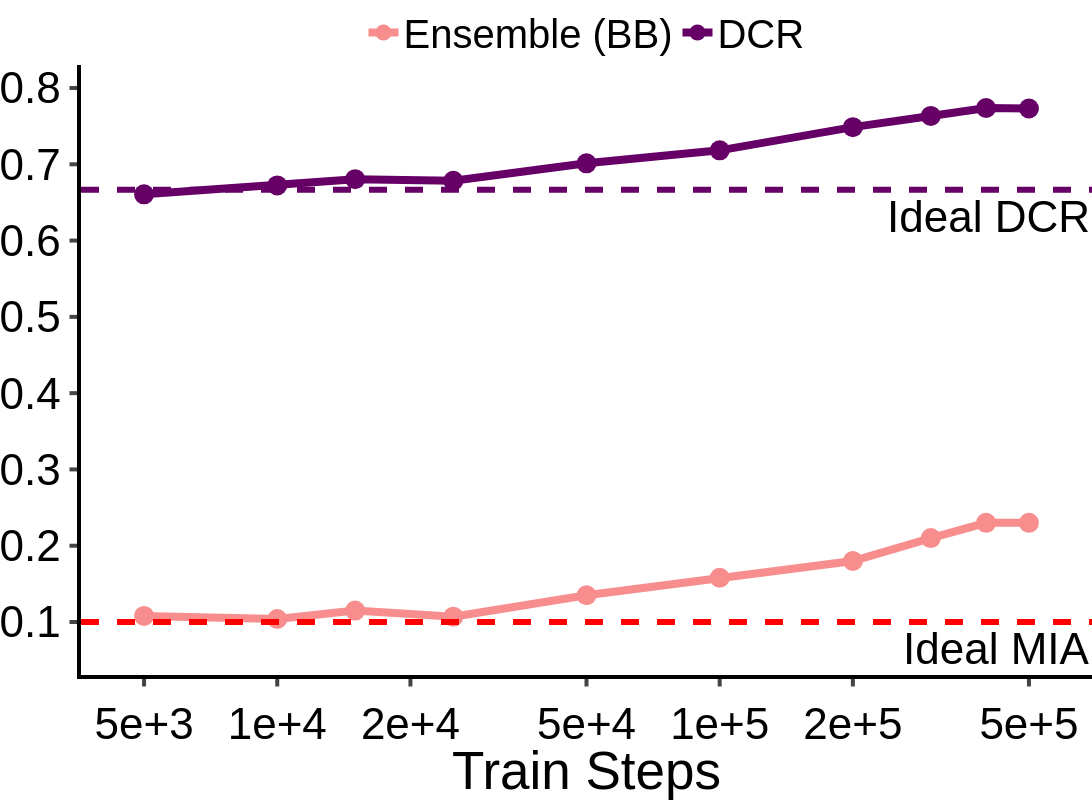

Source (notebook cell):
### Code cell
df = {"Train Steps": train_steps, "Ensemble (BB)": train_steps_bb, "DCR": train_steps_dcr}

fig = px.line(
    data_frame=df,
    x="Train Steps",
    y=["Ensemble (BB)", "DCR"],
    markers=True,
)
fig.add_hline(y=0.1, line_dash="dash", line_color="red", annotation_text="Ideal MIA", annotation_position="bottom right", line_width=6)
fig.add_hline(y=2/3, line_dash="dash", line_color="#660066", annotation_text="Ideal DCR", annotation_position="bottom right", line_width=6)
fig.data[0].line.color = "#f78d8d"
fig.data[1].line.color = "#660066"
fig.update_layout(
    xaxis=dict(
        tickmode='array',
        tickvals=[5e03, 1e04, 2e04, 5e04, 1e05, 2e05, 5e05],
    ),
)
fig.update_xaxes(
    type="log", ticks="outside", tickwidth=4, ticklen=7.5, linewidth=4, linecolor="black", tickangle=0, title_font_family="Helvetica", tickfont_family="Helvetica", tickfont_size=FONT_SIZE, tickformat=".1E"
)
fig.update_yaxes(
    ticks="outside", tickwidth=4, ticklen=7.5, linewidth=4, linecolor="black", title = "Metric Score", tickangle=0, title_font_family="Helvetica", tickfont_family="Helvetica", tickfont_size=FONT_SIZE,
)
fig.update_traces(marker=dict(size=20), line=dict(width=8))

customize_figure_layout(fig)
fig.update_layout(yaxis_title=None)
save_and_display_figure(fig, "berka_ensemble_dcr_train_steps", plots_dir)

### Figure 1 — Plotly figure (JSON) as saved in the notebook; plotly's stock layout.template omitted (floating-point values rounded to 4 significant figures)
{"data": [{"hovertemplate": "variable=Ensemble (BB)<br>Train Steps=%{x}<br>value=%{y}<extra></extra>", "legendgroup": "Ensemble (BB)", "line": {"color": "#f78d8d", "dash": "solid", "width": 8}, "marker": {"size": 20, "symbol": "circle"}, "mode": "lines+markers", "name": "Ensemble (BB)", "orientation": "v", "showlegend": true, "type": "scatter", "x": [5000.0, 10000.0, 15000.0, 25000.0, 50000.0, 100000.0, 200000.0, 300000.0, 400000.0, 500000.0], "xaxis": "x", "y": [0.108, 0.104, 0.115, 0.107, 0.135, 0.158, 0.18, 0.21, 0.23, 0.23], "yaxis": "y"}, {"hovertemplate": "variable=DCR<br>Train Steps=%{x}<br>value=%{y}<extra></extra>", "legendgroup": "DCR", "line": {"color": "#660066", "dash": "solid", "width": 8}, "marker": {"size": 20, "symbol": "circle"}, "mode": "lines+markers", "name": "DCR", "orientation": "v", "showlegend": true, "type": "scatter", "x": [5000.0, 10000.0, 15000.0, 25000.0, 50000.0, 100000.0, 200000.0, 300000.0, 400000.0, 500000.0], "xaxis": "x", "y": [0.6606, 0.6723, 0.6805, 0.6785, 0.7013, 0.7183, 0.7487, 0.7634, 0.7738, 0.7732], "yaxis": "y"}], "layout": {"annotations": [{"showarrow": false, "text": "Ideal MIA", "x": 1, "xanchor": "right", "xref": "x domain", "y": 0.1, "yanchor": "top", "yref": "y"}, {"showarrow": false, "text": "Ideal DCR", "x": 1, "xanchor": "right", "xref": "x domain", "y": 0.6667, "yanchor": "top", "yref": "y"}], "font": {"color": "black", "family": "Helvetica", "size": 44}, "height": 800, "legend": {"font": {"size": 40}, "orientation": "h", "title": {"font": {"family": "Helvetica"}, "text": ""}, "tracegroupgap": 0, "valign": "top", "x": 0.5, "xanchor": "center", "y": 1, "yanchor": "bottom"}, "margin": {"b": 0, "l": 0, "pad": 0, "r": 0, "t": 40}, "plot_bgcolor": "white", "shapes": [{"line": {"color": "red", "dash": "dash", "width": 6}, "type": "line", "x0": 0, "x1": 1, "xref": "x domain", "y0": 0.1, "y1": 0.1, "yref": "y"}, {"line": {"color": "#660066", "dash": "dash", "width": 6}, "type": "line", "x0": 0, "x1": 1, "xref": "x domain", "y0": 0.6667, "y1": 0.6667, "yref": "y"}], "title": {"font": {"family": "Helvetica"}, "x": 0.5, "y": 0.99}, "width": 1200, "xaxis": {"anchor": "y", "automargin": true, "domain": [0, 1], "linecolor": "black", "linewidth": 4, "tickangle": 0, "tickfont": {"family": "Helvetica", "size": 44}, "tickformat": ".1E", "ticklen": 7.5, "tickmode": "array", "ticks": "outside", "tickvals": [5000, 10000, 20000, 50000, 100000, 200000, 500000], "tickwidth": 4, "title": {"font": {"family": "Helvetica"}, "text": "Train Steps"}, "type": "log"}, "yaxis": {"anchor": "x", "automargin": true, "domain": [0, 1], "linecolor": "black", "linewidth": 4, "tickangle": 0, "tickfont": {"family": "Helvetica", "size": 44}, "ticklen": 7.5, "ticks": "outside", "tickwidth": 4, "title": {}}}}
